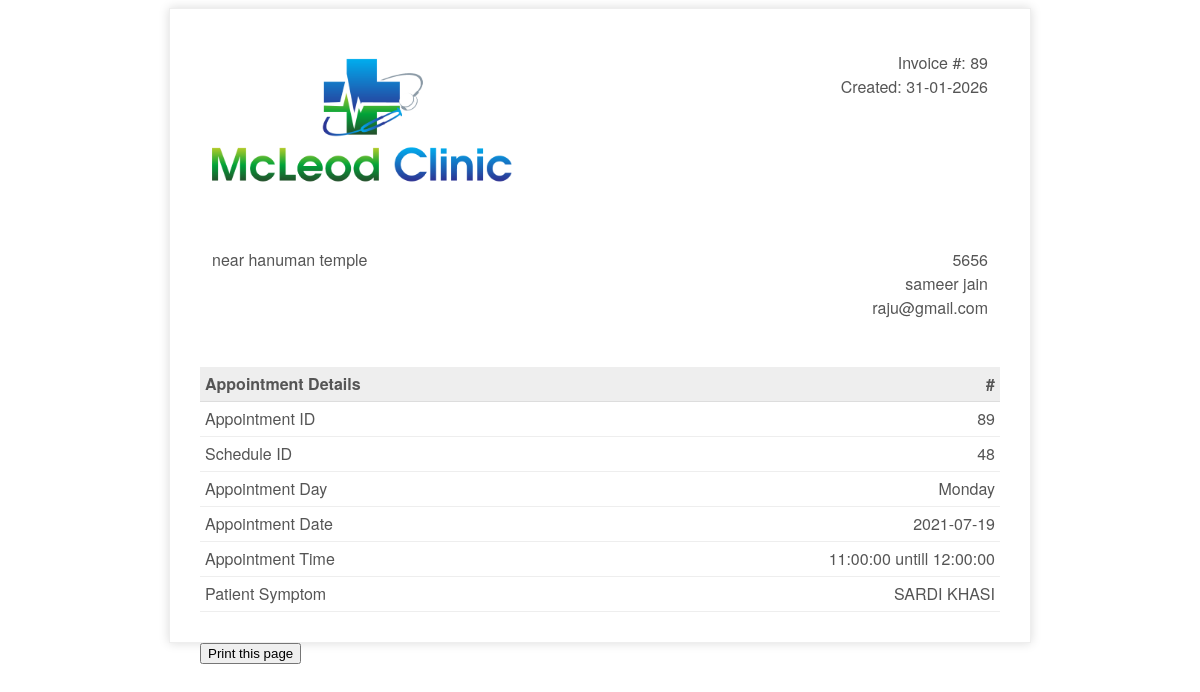
The page /patient/invoice.php?appid=89 (signed in) on the database its author committed.
### tables this page shows
CREATE TABLE IF NOT EXISTS `patient` (
  `icPatient` bigint(12) NOT NULL,
  `password` varchar(20) NOT NULL,
  `patientFirstName` varchar(20) NOT NULL,
  `patientLastName` varchar(20) NOT NULL,
  `patientMaritialStatus` varchar(10) NOT NULL,
  `patientDOB` date NOT NULL,
  `patientGender` varchar(10) NOT NULL,
  `patientAddress` varchar(100) NOT NULL,
  `patientPhone` varchar(15) NOT NULL,
  `patientEmail` varchar(100) NOT NULL,
  PRIMARY KEY (`icPatient`)
);

CREATE TABLE IF NOT EXISTS `appointment` (
  `appId` int(3) NOT NULL AUTO_INCREMENT,
  `patientIc` bigint(12) NOT NULL,
  `scheduleId` int(10) NOT NULL,
  `appSymptom` varchar(100) NOT NULL,
  `appComment` varchar(100) NOT NULL,
  `status` varchar(10) NOT NULL DEFAULT 'process',
  PRIMARY KEY (`appId`),
  UNIQUE KEY `scheduleId_2` (`scheduleId`),
  KEY `patientIc` (`patientIc`),
  KEY `scheduleId` (`scheduleId`)
);

CREATE TABLE IF NOT EXISTS `doctorschedule` (
  `scheduleId` int(11) NOT NULL AUTO_INCREMENT,
  `scheduleDate` date NOT NULL,
  `scheduleDay` varchar(15) NOT NULL,
  `startTime` time NOT NULL,
  `endTime` time NOT NULL,
  `bookAvail` varchar(10) NOT NULL,
  PRIMARY KEY (`scheduleId`)
);

### patient/invoice.php (the view, shortened to what this page needs)
<?php
if (isset($_GET['appid'])) {
$appid=$_GET['appid'];
}
$res=mysqli_query($con, "SELECT a.*, b.*,c.* FROM patient a
JOIN appointment b
On a.icPatient = b.patientIc
JOIN doctorschedule c
On b.scheduleId=c.scheduleId
WHERE b.appId  =".$appid);
$userRow=mysqli_fetch_array($res,MYSQLI_ASSOC);
?>
<!doctype html>
<html>
    <head>
        <link rel="stylesheet" type="text/css" href="assets/css/invoice.css">
    </head>
    <body>
        <div class="invoice-box">
            <table cellpadding="0" cellspacing="0">
                <tr class="top">
                    <td colspan="2">
                        <table>
                            <tr>
                                <td class="title">
                                    <img src="assets/img/logo.png" style="width:100%; max-width:300px;">
                                </td>
                                <td>
                                    Invoice #: <?php echo $userRow['appId'];?><br>
                                    Created: <?php echo date("d-m-Y");?><br>
                                </td>
                            </tr>
                        </table>
                    </td>
                </tr>
                <tr class="information">
                    <td colspan="2">
                        <table>
                            <tr>
                                <td>
                                    <?php echo $userRow['patientAddress'];?>
                                </td>
                                <td><?php echo $userRow['patientIc'];?><br>
                                    <?php echo $userRow['patientFirstName'];?> <?php echo $userRow['patientLastName'];?><br>
                                    <?php echo $userRow['patientEmail'];?>
                                </td>
                            </tr>
                        </table>
                    </td>
                </tr>
                <tr class="heading">
                    <td>
                        Appointment Details
                    </td>
                    <td>
                        #
                    </td>
                </tr>
                <tr class="item">
                    <td>
                        Appointment ID
                    </td>
                    <td>
                       <?php echo $userRow['appId'];?>
                    </td>
                </tr>
                <tr class="item">
                    <td>
                        Schedule ID
                    </td>
                    <td>
                        <?php echo $userRow['scheduleId'];?>
                    </td>
                </tr>
                <tr class="item">
                    <td>
                        Appointment Day
                    </td>
                    <td>
                        <?php echo $userRow['scheduleDay'];?>
                    </td>
                </tr>
                 <tr class="item">
                    <td>
                        Appointment Date
                    </td>
                    <td>
                        <?php echo $userRow['scheduleDate'];?>
                    </td>
                </tr>
                 <tr class="item">
                    <td>
                        Appointment Time
                    </td>
                    <td>
                        <?php echo $userRow['startTime'];?> untill <?php echo $userRow['endTime'];?>
                    </td>
                </tr>
                 <tr class="item">
                    <td>
                        Patient Symptom
                    </td>
                    <td>
                        <?php echo $userRow['appSymptom'];?>
                    </td>
                </tr>
            </table>
        </div>
        <div class="print">
        <button onclick="myFunction()">Print this page</button>
</div>
    </body>
</html>

### patient/assets/css/invoice.css (style rules this page uses)
.print { margin:auto; max-width:800px; }
.invoice-box { max-width:800px; margin:auto; padding:30px; border:1px solid #eee; box-shadow:0 0 10px rgba(0, 0, 0, .15); font-size:16px; line-height:24px; font-family:'Helvetica Neue', 'Helvetica', Helvetica, Arial, sans-serif; color:#555; }
.invoice-box table { width:100%; line-height:inherit; text-align:left; }
.invoice-box table td { padding:5px; vertical-align:top; }
.invoice-box table tr td:nth-child(2) { text-align:right; }
.invoice-box table tr.top table td { padding-bottom:20px; }
.invoice-box table tr.top table td.title { font-size:45px; line-height:45px; color:#333; }
.invoice-box table tr.information table td { padding-bottom:40px; }
.invoice-box table tr.heading td { background:#eee; border-bottom:1px solid #ddd; font-weight:bold; }
.invoice-box table tr.item td { border-bottom:1px solid #eee; }

### rows shown on the page
patient: appointment.appId "89", patientAddress "near hanuman temple", appointment.patientIc "5656", patientFirstName "sameer", patientLastName "jain", patientEmail "raju@gmail.com", doctorschedule.scheduleId "48", doctorschedule.scheduleDay "Monday", doctorschedule.scheduleDate "2021-07-19", doctorschedule.startTime "11:00:00", doctorschedule.endTime "12:00:00", appointment.appSymptom "SARDI KHASI"
